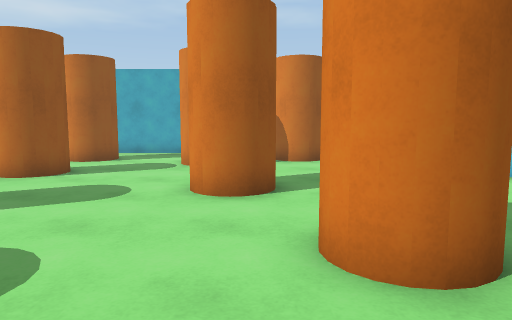
[1] (above)

17 first-person views from a walk through a scene from a Unity 3-D project. The camera is 1.4 m above the floor, tilts 6° down and sees 70° across. The floor is counted in squares, 1 m on a side. Each view is taken from the middle of a square. On the plan, view 1 faces up. The plan holds only what a view shows up to about 16 squares ahead; the rest is blank. The player is left out.

[2]
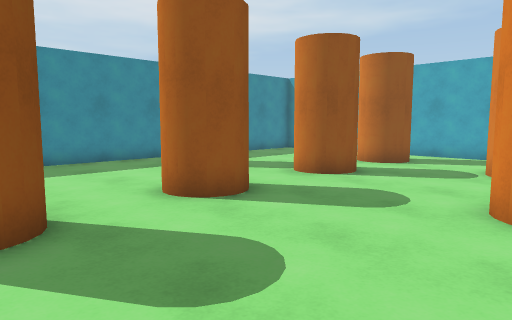

[3]
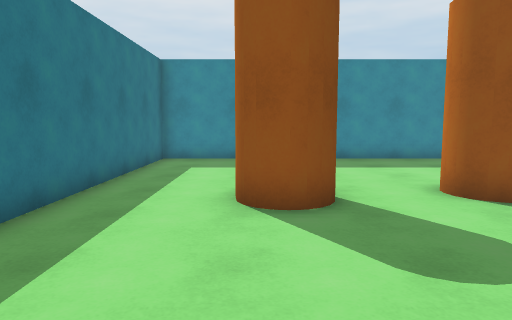

[4]
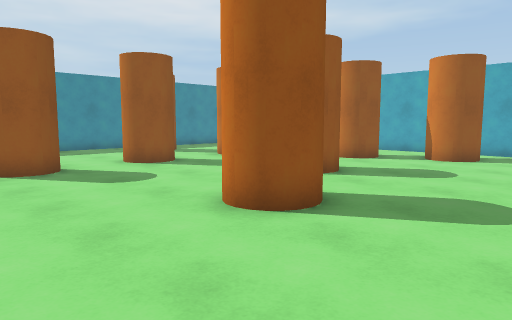

[5]
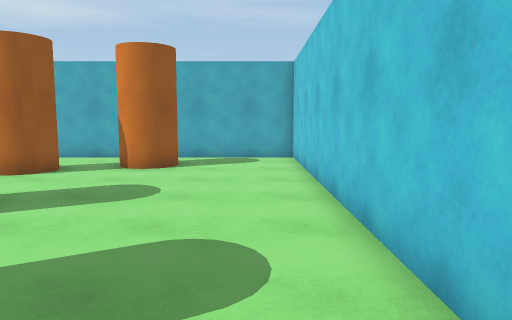

[6]
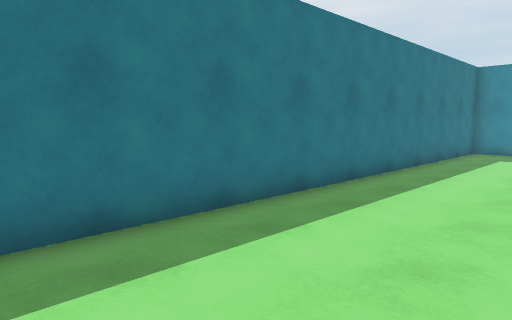

[7]
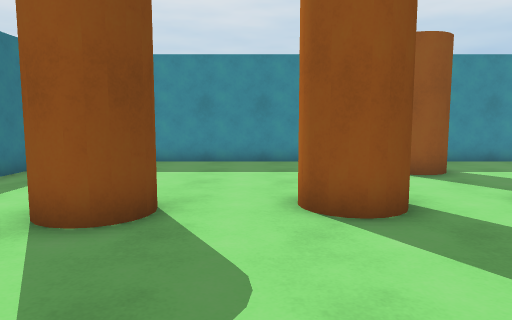

[8]
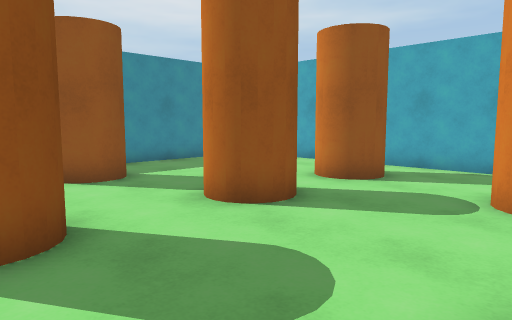

[9]
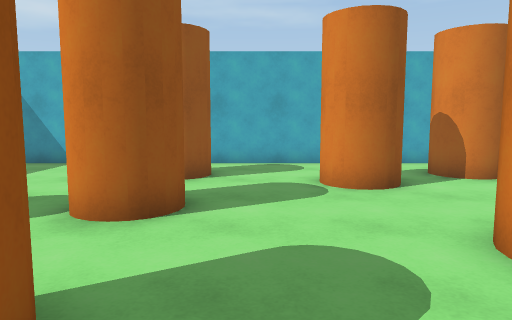

[10]
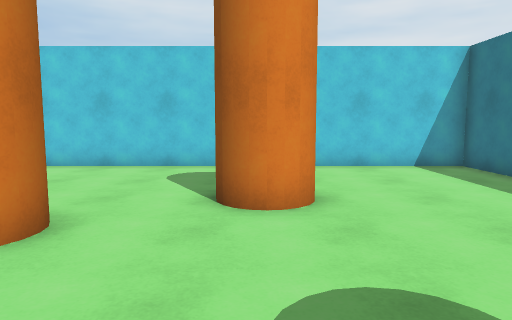

[11]
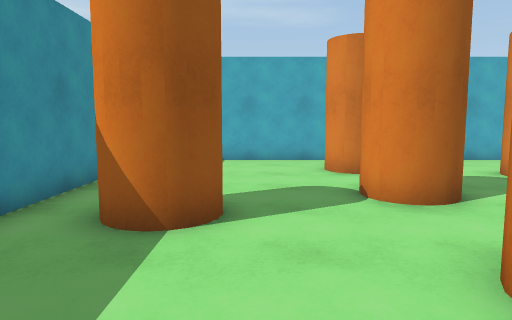

[12]
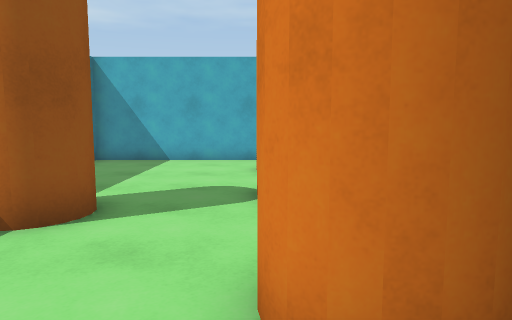

[13]
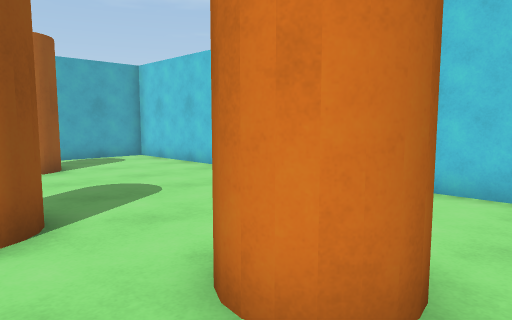

[14]
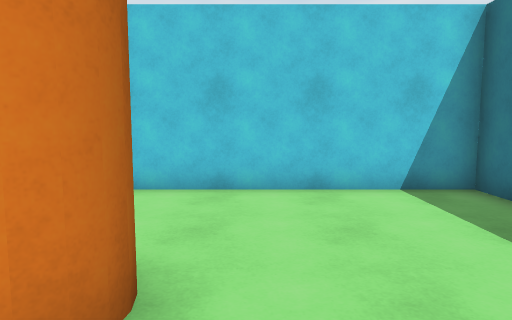

[15]
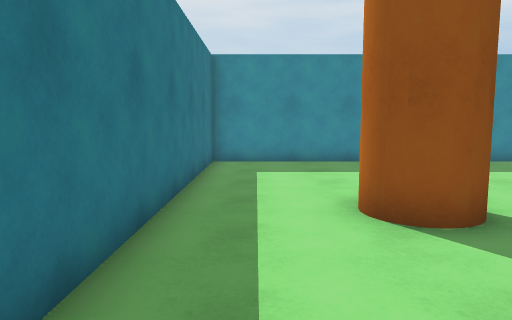

[16]
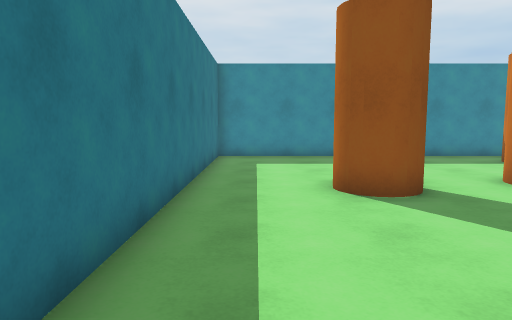

[17]
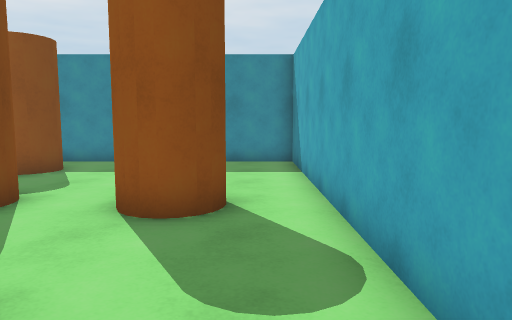

### Floor plan
Key: @ floor where view 1 was taken; # wall or solid block; . floor.
Columns run from 13 left of view 1 to 7 right of it. Each row starts with its distance up from view 1.
 16 #####################
 15 #...................#
 14 #.....###.....##....#
 13 #.....###..##.##....#
 12 #..........##.......#
 11 #...................#
 10 #......#............#
  9 #.##................#
  8 #.##........##......#
  7 #...........##......#
  6 #.....###...........#
  5 #.....###...........#
  4 #.............##....#
  3 #.............##....#
  2 #......##...........#
  1 #......##...........#
  0 #............@......#
 -1 #...................#
 -2 #...................#
 -3 #####################

Where each view was taken, in squares from view 1:
view 1: 0 up, 0 right, facing up
view 2: 1 up, 0 right, facing up-left
view 3: 1 up, 1 right, facing left
view 4: 1 down, 6 right, facing up-left
view 5: 2 up, 5 right, facing up
view 6: 2 up, 5 right, facing down-left
view 7: 4 up, 0 right, facing left
view 8: 5 up, 1 left, facing up-left
view 9: 4 up, 4 left, facing up
view 10: 4 up, 5 left, facing right
view 11: 3 up, 9 left, facing up
view 12: 3 up, 7 left, facing up
view 13: 2 up, 1 left, facing up-right
view 14: 2 up, 1 left, facing right
view 15: 1 down, 0 right, facing left
view 16: 1 down, 2 right, facing left
view 17: 15 up, 0 right, facing left
